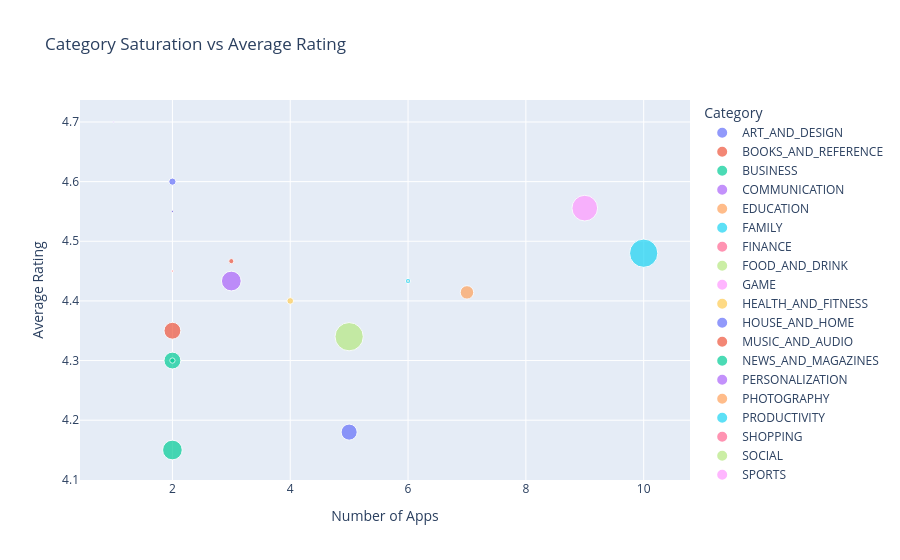

This figure's notebook cell:
### Code cell
fig = px.scatter(
    plotly_category,
    x="App_Count",
    y="Average_Rating",
    size="Total_Installs",
    color="Category",
    hover_name="Category",
    title="Category Saturation vs Average Rating",
    labels={
        "App_Count": "Number of Apps",
        "Average_Rating": "Average Rating"
    }
)

fig.show()

### Figure 1 — Plotly figure (JSON) as saved in the notebook; plotly's stock layout.template omitted (floating-point values rounded to 4 significant figures)
{"data": [{"hovertemplate": "<b>%{hovertext}</b><br><br>Category=ART_AND_DESIGN<br>Number of Apps=%{x}<br>Average Rating=%{y}<br>Total_Installs=%{marker.size}<extra></extra>", "hovertext": ["ART_AND_DESIGN"], "legendgroup": "ART_AND_DESIGN", "marker": {"color": "#636efa", "size": [200000000], "sizemode": "area", "sizeref": 7754125, "symbol": "circle"}, "mode": "markers", "name": "ART_AND_DESIGN", "orientation": "v", "showlegend": true, "type": "scatter", "x": [2], "xaxis": "x", "y": [4.6], "yaxis": "y"}, {"hovertemplate": "<b>%{hovertext}</b><br><br>Category=BOOKS_AND_REFERENCE<br>Number of Apps=%{x}<br>Average Rating=%{y}<br>Total_Installs=%{marker.size}<extra></extra>", "hovertext": ["BOOKS_AND_REFERENCE"], "legendgroup": "BOOKS_AND_REFERENCE", "marker": {"color": "#EF553B", "size": [11000000], "sizemode": "area", "sizeref": 7754125, "symbol": "circle"}, "mode": "markers", "name": "BOOKS_AND_REFERENCE", "orientation": "v", "showlegend": true, "type": "scatter", "x": [2], "xaxis": "x", "y": [4.55], "yaxis": "y"}, {"hovertemplate": "<b>%{hovertext}</b><br><br>Category=BUSINESS<br>Number of Apps=%{x}<br>Average Rating=%{y}<br>Total_Installs=%{marker.size}<extra></extra>", "hovertext": ["BUSINESS"], "legendgroup": "BUSINESS", "marker": {"color": "#00cc96", "size": [1100000000], "sizemode": "area", "sizeref": 7754125, "symbol": "circle"}, "mode": "markers", "name": "BUSINESS", "orientation": "v", "showlegend": true, "type": "scatter", "x": [2], "xaxis": "x", "y": [4.3], "yaxis": "y"}, {"hovertemplate": "<b>%{hovertext}</b><br><br>Category=COMMUNICATION<br>Number of Apps=%{x}<br>Average Rating=%{y}<br>Total_Installs=%{marker.size}<extra></extra>", "hovertext": ["COMMUNICATION"], "legendgroup": "COMMUNICATION", "marker": {"color": "#ab63fa", "size": [1510000000], "sizemode": "area", "sizeref": 7754125, "symbol": "circle"}, "mode": "markers", "name": "COMMUNICATION", "orientation": "v", "showlegend": true, "type": "scatter", "x": [3], "xaxis": "x", "y": [4.433], "yaxis": "y"}, {"hovertemplate": "<b>%{hovertext}</b><br><br>Category=EDUCATION<br>Number of Apps=%{x}<br>Average Rating=%{y}<br>Total_Installs=%{marker.size}<extra></extra>", "hovertext": ["EDUCATION"], "legendgroup": "EDUCATION", "marker": {"color": "#FFA15A", "size": [20000000], "sizemode": "area", "sizeref": 7754125, "symbol": "circle"}, "mode": "markers", "name": "EDUCATION", "orientation": "v", "showlegend": true, "type": "scatter", "x": [2], "xaxis": "x", "y": [4.45], "yaxis": "y"}, {"hovertemplate": "<b>%{hovertext}</b><br><br>Category=FAMILY<br>Number of Apps=%{x}<br>Average Rating=%{y}<br>Total_Installs=%{marker.size}<extra></extra>", "hovertext": ["FAMILY"], "legendgroup": "FAMILY", "marker": {"color": "#19d3f3", "size": [111650000], "sizemode": "area", "sizeref": 7754125, "symbol": "circle"}, "mode": "markers", "name": "FAMILY", "orientation": "v", "showlegend": true, "type": "scatter", "x": [6], "xaxis": "x", "y": [4.433], "yaxis": "y"}, {"hovertemplate": "<b>%{hovertext}</b><br><br>Category=FINANCE<br>Number of Apps=%{x}<br>Average Rating=%{y}<br>Total_Installs=%{marker.size}<extra></extra>", "hovertext": ["FINANCE"], "legendgroup": "FINANCE", "marker": {"color": "#FF6692", "size": [15000000], "sizemode": "area", "sizeref": 7754125, "symbol": "circle"}, "mode": "markers", "name": "FINANCE", "orientation": "v", "showlegend": true, "type": "scatter", "x": [2], "xaxis": "x", "y": [4.45], "yaxis": "y"}, {"hovertemplate": "<b>%{hovertext}</b><br><br>Category=FOOD_AND_DRINK<br>Number of Apps=%{x}<br>Average Rating=%{y}<br>Total_Installs=%{marker.size}<extra></extra>", "hovertext": ["FOOD_AND_DRINK"], "legendgroup": "FOOD_AND_DRINK", "marker": {"color": "#B6E880", "size": [1650000], "sizemode": "area", "sizeref": 7754125, "symbol": "circle"}, "mode": "markers", "name": "FOOD_AND_DRINK", "orientation": "v", "showlegend": true, "type": "scatter", "x": [4], "xaxis": "x", "y": [4.35], "yaxis": "y"}, {"hovertemplate": "<b>%{hovertext}</b><br><br>Category=GAME<br>Number of Apps=%{x}<br>Average Rating=%{y}<br>Total_Installs=%{marker.size}<extra></extra>", "hovertext": ["GAME"], "legendgroup": "GAME", "marker": {"color": "#FF97FF", "size": [2556650000], "sizemode": "area", "sizeref": 7754125, "symbol": "circle"}, "mode": "markers", "name": "GAME", "orientation": "v", "showlegend": true, "type": "scatter", "x": [9], "xaxis": "x", "y": [4.556], "yaxis": "y"}, {"hovertemplate": "<b>%{hovertext}</b><br><br>Category=HEALTH_AND_FITNESS<br>Number of Apps=%{x}<br>Average Rating=%{y}<br>Total_Installs=%{marker.size}<extra></extra>", "hovertext": ["HEALTH_AND_FITNESS"], "legendgroup": "HEALTH_AND_FITNESS", "marker": {"color": "#FECB52", "size": [170000000], "sizemode": "area", "sizeref": 7754125, "symbol": "circle"}, "mode": "markers", "name": "HEALTH_AND_FITNESS", "orientation": "v", "showlegend": true, "type": "scatter", "x": [4], "xaxis": "x", "y": [4.4], "yaxis": "y"}, {"hovertemplate": "<b>%{hovertext}</b><br><br>Category=HOUSE_AND_HOME<br>Number of Apps=%{x}<br>Average Rating=%{y}<br>Total_Installs=%{marker.size}<extra></extra>", "hovertext": ["HOUSE_AND_HOME"], "legendgroup": "HOUSE_AND_HOME", "marker": {"color": "#636efa", "size": [20000000], "sizemode": "area", "sizeref": 7754125, "symbol": "circle"}, "mode": "markers", "name": "HOUSE_AND_HOME", "orientation": "v", "showlegend": true, "type": "scatter", "x": [2], "xaxis": "x", "y": [4.55], "yaxis": "y"}, {"hovertemplate": "<b>%{hovertext}</b><br><br>Category=MUSIC_AND_AUDIO<br>Number of Apps=%{x}<br>Average Rating=%{y}<br>Total_Installs=%{marker.size}<extra></extra>", "hovertext": ["MUSIC_AND_AUDIO"], "legendgroup": "MUSIC_AND_AUDIO", "marker": {"color": "#EF553B", "size": [102000000], "sizemode": "area", "sizeref": 7754125, "symbol": "circle"}, "mode": "markers", "name": "MUSIC_AND_AUDIO", "orientation": "v", "showlegend": true, "type": "scatter", "x": [3], "xaxis": "x", "y": [4.467], "yaxis": "y"}, {"hovertemplate": "<b>%{hovertext}</b><br><br>Category=NEWS_AND_MAGAZINES<br>Number of Apps=%{x}<br>Average Rating=%{y}<br>Total_Installs=%{marker.size}<extra></extra>", "hovertext": ["NEWS_AND_MAGAZINES"], "legendgroup": "NEWS_AND_MAGAZINES", "marker": {"color": "#00cc96", "size": [1500000000], "sizemode": "area", "sizeref": 7754125, "symbol": "circle"}, "mode": "markers", "name": "NEWS_AND_MAGAZINES", "orientation": "v", "showlegend": true, "type": "scatter", "x": [2], "xaxis": "x", "y": [4.15], "yaxis": "y"}, {"hovertemplate": "<b>%{hovertext}</b><br><br>Category=PERSONALIZATION<br>Number of Apps=%{x}<br>Average Rating=%{y}<br>Total_Installs=%{marker.size}<extra></extra>", "hovertext": ["PERSONALIZATION"], "legendgroup": "PERSONALIZATION", "marker": {"color": "#ab63fa", "size": [10000000], "sizemode": "area", "sizeref": 7754125, "symbol": "circle"}, "mode": "markers", "name": "PERSONALIZATION", "orientation": "v", "showlegend": true, "type": "scatter", "x": [1], "xaxis": "x", "y": [4.7], "yaxis": "y"}, {"hovertemplate": "<b>%{hovertext}</b><br><br>Category=PHOTOGRAPHY<br>Number of Apps=%{x}<br>Average Rating=%{y}<br>Total_Installs=%{marker.size}<extra></extra>", "hovertext": ["PHOTOGRAPHY"], "legendgroup": "PHOTOGRAPHY", "marker": {"color": "#FFA15A", "size": [701650000], "sizemode": "area", "sizeref": 7754125, "symbol": "circle"}, "mode": "markers", "name": "PHOTOGRAPHY", "orientation": "v", "showlegend": true, "type": "scatter", "x": [7], "xaxis": "x", "y": [4.414], "yaxis": "y"}, {"hovertemplate": "<b>%{hovertext}</b><br><br>Category=PRODUCTIVITY<br>Number of Apps=%{x}<br>Average Rating=%{y}<br>Total_Installs=%{marker.size}<extra></extra>", "hovertext": ["PRODUCTIVITY"], "legendgroup": "PRODUCTIVITY", "marker": {"color": "#19d3f3", "size": [3101650000], "sizemode": "area", "sizeref": 7754125, "symbol": "circle"}, "mode": "markers", "name": "PRODUCTIVITY", "orientation": "v", "showlegend": true, "type": "scatter", "x": [10], "xaxis": "x", "y": [4.48], "yaxis": "y"}, {"hovertemplate": "<b>%{hovertext}</b><br><br>Category=SHOPPING<br>Number of Apps=%{x}<br>Average Rating=%{y}<br>Total_Installs=%{marker.size}<extra></extra>", "hovertext": ["SHOPPING"], "legendgroup": "SHOPPING", "marker": {"color": "#FF6692", "size": [1650000], "sizemode": "area", "sizeref": 7754125, "symbol": "circle"}, "mode": "markers", "name": "SHOPPING", "orientation": "v", "showlegend": true, "type": "scatter", "x": [4], "xaxis": "x", "y": [4.15], "yaxis": "y"}, {"hovertemplate": "<b>%{hovertext}</b><br><br>Category=SOCIAL<br>Number of Apps=%{x}<br>Average Rating=%{y}<br>Total_Installs=%{marker.size}<extra></extra>", "hovertext": ["SOCIAL"], "legendgroup": "SOCIAL", "marker": {"color": "#B6E880", "size": [3100000000], "sizemode": "area", "sizeref": 7754125, "symbol": "circle"}, "mode": "markers", "name": "SOCIAL", "orientation": "v", "showlegend": true, "type": "scatter", "x": [5], "xaxis": "x", "y": [4.34], "yaxis": "y"}, {"hovertemplate": "<b>%{hovertext}</b><br><br>Category=SPORTS<br>Number of Apps=%{x}<br>Average Rating=%{y}<br>Total_Installs=%{marker.size}<extra></extra>", "hovertext": ["SPORTS"], "legendgroup": "SPORTS", "marker": {"color": "#FF97FF", "size": [1650000], "sizemode": "area", "sizeref": 7754125, "symbol": "circle"}, "mode": "markers", "name": "SPORTS", "orientation": "v", "showlegend": true, "type": "scatter", "x": [4], "xaxis": "x", "y": [4.35], "yaxis": "y"}, {"hovertemplate": "<b>%{hovertext}</b><br><br>Category=TOOLS<br>Number of Apps=%{x}<br>Average Rating=%{y}<br>Total_Installs=%{marker.size}<extra></extra>", "hovertext": ["TOOLS"], "legendgroup": "TOOLS", "marker": {"color": "#FECB52", "size": [12650000], "sizemode": "area", "sizeref": 7754125, "symbol": "circle"}, "mode": "markers", "name": "TOOLS", "orientation": "v", "showlegend": true, "type": "scatter", "x": [6], "xaxis": "x", "y": [4.433], "yaxis": "y"}, {"hovertemplate": "<b>%{hovertext}</b><br><br>Category=TRAVEL_AND_LOCAL<br>Number of Apps=%{x}<br>Average Rating=%{y}<br>Total_Installs=%{marker.size}<extra></extra>", "hovertext": ["TRAVEL_AND_LOCAL"], "legendgroup": "TRAVEL_AND_LOCAL", "marker": {"color": "#636efa", "size": [1001650000], "sizemode": "area", "sizeref": 7754125, "symbol": "circle"}, "mode": "markers", "name": "TRAVEL_AND_LOCAL", "orientation": "v", "showlegend": true, "type": "scatter", "x": [5], "xaxis": "x", "y": [4.18], "yaxis": "y"}, {"hovertemplate": "<b>%{hovertext}</b><br><br>Category=VIDEO_PLAYERS<br>Number of Apps=%{x}<br>Average Rating=%{y}<br>Total_Installs=%{marker.size}<extra></extra>", "hovertext": ["VIDEO_PLAYERS"], "legendgroup": "VIDEO_PLAYERS", "marker": {"color": "#EF553B", "size": [1100000000], "sizemode": "area", "sizeref": 7754125, "symbol": "circle"}, "mode": "markers", "name": "VIDEO_PLAYERS", "orientation": "v", "showlegend": true, "type": "scatter", "x": [2], "xaxis": "x", "y": [4.35], "yaxis": "y"}, {"hovertemplate": "<b>%{hovertext}</b><br><br>Category=WEATHER<br>Number of Apps=%{x}<br>Average Rating=%{y}<br>Total_Installs=%{marker.size}<extra></extra>", "hovertext": ["WEATHER"], "legendgroup": "WEATHER", "marker": {"color": "#00cc96", "size": [110000000], "sizemode": "area", "sizeref": 7754125, "symbol": "circle"}, "mode": "markers", "name": "WEATHER", "orientation": "v", "showlegend": true, "type": "scatter", "x": [2], "xaxis": "x", "y": [4.3], "yaxis": "y"}], "layout": {"legend": {"itemsizing": "constant", "title": {"text": "Category"}, "tracegroupgap": 0}, "title": {"text": "Category Saturation vs Average Rating"}, "xaxis": {"anchor": "y", "domain": [0, 1], "title": {"text": "Number of Apps"}}, "yaxis": {"anchor": "x", "domain": [0, 1], "title": {"text": "Average Rating"}}}}
